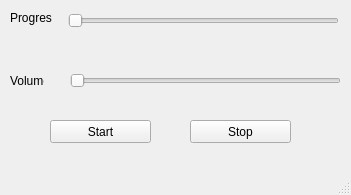
<?xml version="1.0" encoding="UTF-8"?>
<ui version="4.0">
 <class>MainWindow</class>
 <widget class="QMainWindow" name="MainWindow">
  <property name="geometry">
   <rect>
    <x>0</x>
    <y>0</y>
    <width>351</width>
    <height>195</height>
   </rect>
  </property>
  <property name="windowTitle">
   <string>MainWindow</string>
  </property>
  <widget class="QWidget" name="centralwidget">
   <widget class="QLabel" name="label">
    <property name="geometry">
     <rect>
      <x>10</x>
      <y>10</y>
      <width>42</width>
      <height>16</height>
     </rect>
    </property>
    <property name="text">
     <string>Progress</string>
    </property>
   </widget>
   <widget class="QLabel" name="label_2">
    <property name="geometry">
     <rect>
      <x>10</x>
      <y>73</y>
      <width>34</width>
      <height>16</height>
     </rect>
    </property>
    <property name="text">
     <string>Volume</string>
    </property>
   </widget>
   <widget class="QSlider" name="horizontalSlider">
    <property name="geometry">
     <rect>
      <x>68</x>
      <y>10</y>
      <width>271</width>
      <height>22</height>
     </rect>
    </property>
    <property name="orientation">
     <enum>Qt::Horizontal</enum>
    </property>
   </widget>
   <widget class="QSlider" name="horizontalSlider_2">
    <property name="geometry">
     <rect>
      <x>70</x>
      <y>70</y>
      <width>271</width>
      <height>22</height>
     </rect>
    </property>
    <property name="orientation">
     <enum>Qt::Horizontal</enum>
    </property>
   </widget>
   <widget class="QPushButton" name="pushButton">
    <property name="geometry">
     <rect>
      <x>50</x>
      <y>120</y>
      <width>101</width>
      <height>23</height>
     </rect>
    </property>
    <property name="text">
     <string>Start</string>
    </property>
   </widget>
   <widget class="QPushButton" name="pushButton_2">
    <property name="geometry">
     <rect>
      <x>190</x>
      <y>120</y>
      <width>101</width>
      <height>23</height>
     </rect>
    </property>
    <property name="text">
     <string>Stop</string>
    </property>
   </widget>
  </widget>
  <widget class="QMenuBar" name="menubar">
   <property name="geometry">
    <rect>
     <x>0</x>
     <y>0</y>
     <width>351</width>
     <height>21</height>
    </rect>
   </property>
  </widget>
  <widget class="QStatusBar" name="statusbar"/>
 </widget>
 <resources/>
 <connections/>
</ui>
